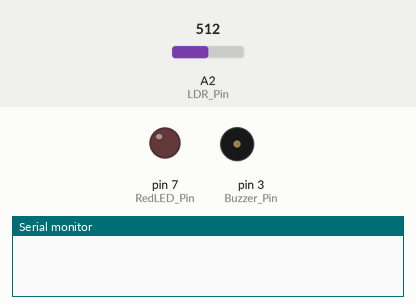
Bench run of a sketch on a simulated Arduino Uno, built with avr-gcc and run on an emulated ATmega328P. On the bench: output pins drawn as LEDs (lit = HIGH), buzzer (waves = sounding), the last lines printed to the serial monitor. The test bench sets the inputs (shaded band); at power-on: A2 (LDR_Pin) = 512.

Above: at 2.8 s.
2.9 s: A2 (LDR_Pin) set to 488
At 3.5 s:
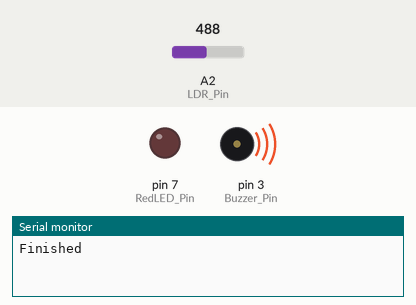
4.5 s: A2 (LDR_Pin) set to 510
At 6.2 s:
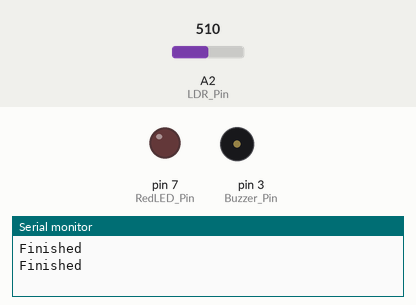
6.5 s: A2 (LDR_Pin) set to 490
At 7.8 s:
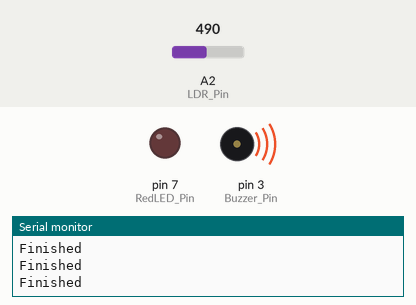
Timing chart, 0 to 9.5 s (numbered marks = the images above; inputs shaded):
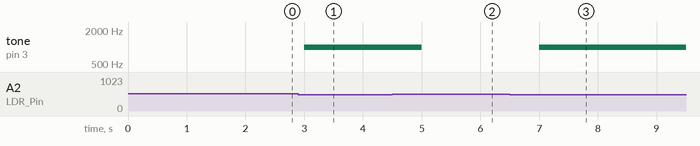

The sketch:

sketch_apr5a.ino
```cpp
#include "Arduino.h"

//Declaring global variables
  //Declare the variables for the pins
const int LDR_Pin = 2;
const int RedLED_Pin = 7;
const int Buzzer_Pin = 3;

  //Declare variables for time and threshold value
long int currentTime = 0;
long int lastDataRead = 0;
const int dataReadThreshold = 1000;
int lightLevel = 500;

//Starting the serialport and initializing the pins
void setup() {
  pinMode(LDR_Pin, INPUT);
  pinMode(RedLED_Pin, OUTPUT);
  pinMode(Buzzer_Pin, OUTPUT);
  Serial.begin(115200);
  Serial.setTimeout(50);
}

//Reading the lightLevel every time the threshold has been passed and passing this on over the serial port.
void loop() {
  currentTime = millis();
  if (currentTime - lastDataRead >= dataReadThreshold){
    lastDataRead = currentTime;
    lightLevel = analogRead(LDR_Pin);
    // for demo prps Serial.println(lightLevel);
    if (lightLevel <= 500){
      tone(Buzzer_Pin, 1000);
      Serial.println("Finished");
    } else if (lightLevel > 500) {
      noTone(Buzzer_Pin);
    }
  }
}
```

Measured:
- the behaviour switches between 501 and 500 on A2 (LDR_Pin) (found by bisection; images 0 and 1)
- after the input at 2.9 s, tone on pin 3 (Buzzer_Pin): silent → 1000 Hz after 0.10 s
- after the input at 4.5 s, tone on pin 3 (Buzzer_Pin): 1000 Hz → silent after 0.50 s
- after the input at 6.5 s, tone on pin 3 (Buzzer_Pin): silent → 1000 Hz after 0.50 s
